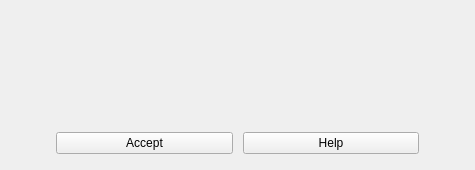
<?xml version="1.0" encoding="UTF-8"?>
<ui version="4.0">
 <class>SimpleUI</class>
 <widget class="QWidget" name="SimpleUI">
  <property name="geometry">
   <rect>
    <x>0</x>
    <y>0</y>
    <width>475</width>
    <height>170</height>
   </rect>
  </property>
  <property name="minimumSize">
   <size>
    <width>475</width>
    <height>170</height>
   </size>
  </property>
  <property name="maximumSize">
   <size>
    <width>600</width>
    <height>300</height>
   </size>
  </property>
  <property name="windowTitle">
   <string>SimpleUI</string>
  </property>
  <layout class="QHBoxLayout" name="horizontalLayout_2">
   <item>
    <layout class="QHBoxLayout" name="horizontalLayout">
     <item>
      <layout class="QHBoxLayout" name="horizontalLayout_5" stretch="0,0">
       <property name="spacing">
        <number>10</number>
       </property>
       <property name="leftMargin">
        <number>45</number>
       </property>
       <property name="topMargin">
        <number>117</number>
       </property>
       <property name="rightMargin">
        <number>45</number>
       </property>
       <property name="bottomMargin">
        <number>0</number>
       </property>
       <item>
        <widget class="QPushButton" name="btnAccept">
         <property name="sizePolicy">
          <sizepolicy hsizetype="Minimum" vsizetype="Fixed">
           <horstretch>0</horstretch>
           <verstretch>0</verstretch>
          </sizepolicy>
         </property>
         <property name="text">
          <string>Accept</string>
         </property>
         <property name="iconSize">
          <size>
           <width>20</width>
           <height>1000</height>
          </size>
         </property>
        </widget>
       </item>
       <item>
        <widget class="QPushButton" name="btnHelp">
         <property name="enabled">
          <bool>true</bool>
         </property>
         <property name="minimumSize">
          <size>
           <width>0</width>
           <height>0</height>
          </size>
         </property>
         <property name="maximumSize">
          <size>
           <width>16777215</width>
           <height>16777215</height>
          </size>
         </property>
         <property name="baseSize">
          <size>
           <width>0</width>
           <height>0</height>
          </size>
         </property>
         <property name="text">
          <string>Help</string>
         </property>
        </widget>
       </item>
      </layout>
     </item>
    </layout>
   </item>
  </layout>
 </widget>
 <resources/>
 <connections/>
</ui>
